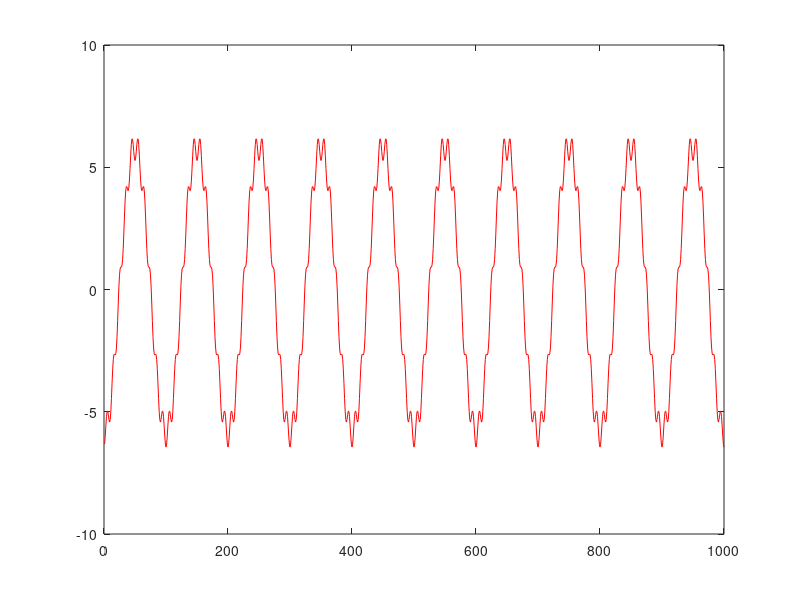

Recreate this plot in MATLAB.

x = [-50:50]
t = [1:1000]
for i=-50:50
    for j=1:1000
        a(i+51,j) = (1/50)*i*cos(2*pi*j/100) + (1/500)*i*cos(2*pi*j/10);
    end
end

c = (1/1000)*a*a'
[v,d]=eig(c) %
z = v'*a %Z Uncorrelated Time Series

z_for_plot = z(1,:)
plot(t,z_for_plot,'r')